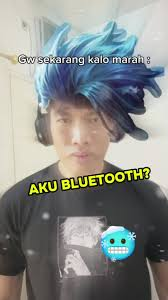
#> input picture 2/aku_bluetooth.jpeg, 168 x 300 px
$ python rgb.py
#> lines starting #> are read from the running program, lines starting #| are printed output that depends on the picture; after the words box and inside, x2 and y2 are one past the last pixel; in counts of white or black regions, pixels touching at a corner belong together
import numpy as np
import imageio.v3 as img

image_path = "aku_bluetooth.jpeg"
image = img.imread(image_path)
#> image is the input picture: shape (300, 168, 3); mean R, G, B 136.8, 139.7, 136.6

if len(image.shape) < 3 or image.shape[2] != 3:
  print("Format gambar harus RGB")
  exit()

red = image[:,:,0]
green = image[:,:,1]
blue = image[:,:,2]
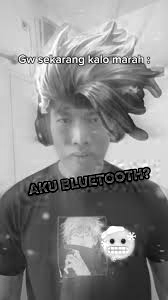
#> blue: shape (300, 168); min 0, max 255, mean 136.6

image_red = np.zeros_like(image)
image_red[:,:,0] = red

image_blue = np.zeros_like(image)
image_blue[:,:,1] = blue

image_green = np.zeros_like(image)
image_green[:,:,2] = green

gray = 0.299 * red + 0.587 * green + 0.114 * blue
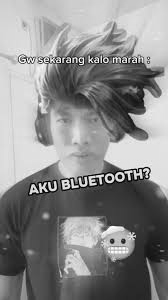
#> gray: shape (300, 168) float64; min 0.299, max 254.7, mean 138.5
image_gray = np.zeros_like(image)
image_gray[:,:,0] = gray
image_gray[:,:,1] = gray
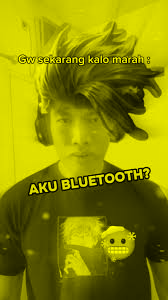
#> image_gray: shape (300, 168, 3); mean of channels 0, 1, 2 138, 138, 0; drawn as R, G, B
image_gray[:,:,2] = gray

threshold = 100
image_bw = np.zeros_like(image)

for i in range(0, len(gray)):
  for j in range(0, len(gray[i])):
    if (gray[i,j] > threshold):
      image_bw[i,j] = 255
    else:
      image_bw[i,j] = 0
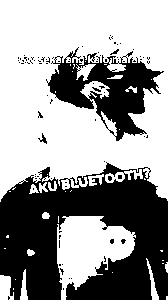
#> image_bw: shape (300, 168, 3); 60.2% white; 86 black regions (81 under 20 px), largest, box (x1, y1, x2, y2) and area: (0, 162, 168, 300) 15115, (46, 47, 164, 141) 4568, (38, 133, 47, 144) 35, (110, 49, 119, 55) 21, (92, 87, 101, 92) 20


image = img.imwrite("image_red.jpeg", image_red)
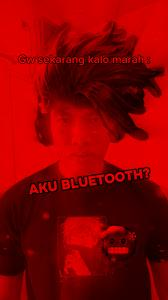
#> saved as image_red.jpeg: shape (300, 168, 3); mean R, G, B 136.4, 1.6, 1.8
image = img.imwrite("image_blue.jpeg", image_blue)
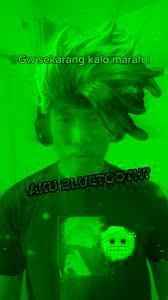
#> saved as image_blue.jpeg: shape (300, 168, 3); mean R, G, B 2.7, 136.6, 2.8
image = img.imwrite("image_green.jpeg", image_green)
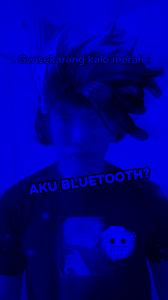
#> saved as image_green.jpeg: shape (300, 168, 3); mean R, G, B 0.8, 0.7, 139.3
image = img.imwrite("image_gray.jpeg", image_gray)
image = img.imwrite("image_bw.jpeg", image_bw)

print("Proses berhasil")
